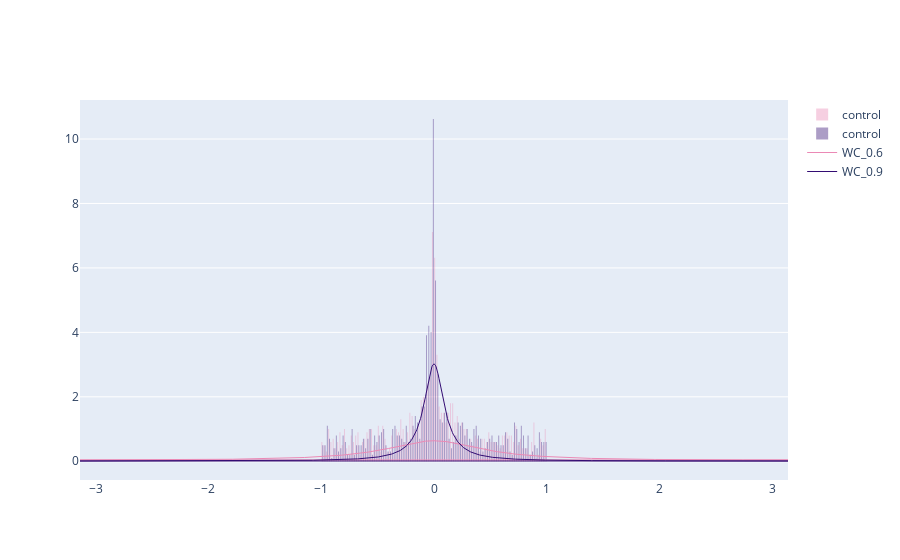

The notebook cell this image was saved under:
### Code cell
# Check documentation
# https://plotly.com/python/histograms/

# PLot histogram
fig_met_df_3 = go.Figure()


# Histogram turning angle CRW_2d_df_6
## start - Add your code here
fig_met_df_3.add_trace(go.Histogram(
                        x=aux_ta_CRW_2d_df_6_,
                        histnorm='percent',
                        name='control', # name used in legend and hover labels
                        nbinsx=100,
                        marker_color='#EB89B5',
                        opacity=0.4
))
## end - Add your code here


# Histogram turning angle CRW_2d_df_9
## start - Add your code here
fig_met_df_3.add_trace(go.Histogram(
                        x=aux_ta_CRW_2d_df_9_,
                        histnorm='percent',
                        name='control', # name used in legend and hover labels
                        nbinsx=100,
                        marker_color='#330C73',
                        opacity=0.4
))
## end - Add your code here


# Add origin distributions
## start - Add your code here
fig_met_df_3.add_trace(go.Scatter(
    x = aux_domain6,
    y = wrapcauchy_pdf6,
    marker = dict(size=2),
    line = dict(width=1),
    mode = 'lines',
    name = 'WC_0.6',
    marker_color='#EB89B5',
    showlegend = True
))

fig_met_df_3.add_trace(go.Scatter(
    x = aux_domain9,
    y = wrapcauchy_pdf9,
    marker = dict(size=2),
    line = dict(width=1),
    mode = 'lines',
    name = 'WC_0.9',
    marker_color='#330C73',
    showlegend = True
))
## end - Add your code here


fig_met_df_3.show()

### Figure 1 — Plotly figure (JSON) as saved in the notebook; plotly's stock layout.template omitted (floating-point values rounded to 4 significant figures; data arrays with more than 128 entries replaced by an {"elided": "..."} marker saying what was removed)
{"data": [{"histnorm": "percent", "marker": {"color": "#EB89B5"}, "name": "control", "nbinsx": 100, "opacity": 0.4, "type": "histogram", "x": {"elided": "998 float values"}}, {"histnorm": "percent", "marker": {"color": "#330C73"}, "name": "control", "nbinsx": 100, "opacity": 0.4, "type": "histogram", "x": {"elided": "998 float values"}}, {"line": {"width": 1}, "marker": {"color": "#EB89B5", "size": 2}, "mode": "lines", "name": "WC_0.6", "showlegend": true, "type": "scatter", "x": {"elided": "1000 float values"}, "y": {"elided": "1000 float values"}}, {"line": {"width": 1}, "marker": {"color": "#330C73", "size": 2}, "mode": "lines", "name": "WC_0.9", "showlegend": true, "type": "scatter", "x": {"elided": "1000 float values"}, "y": {"elided": "1000 float values"}}], "layout": {}}
